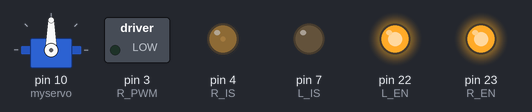
A sketch run on a simulated Arduino Mega 2560, built with avr-gcc and run on an emulated ATmega2560. Shown: servo, switched loads named in the sketch (green lamp = pin HIGH), output pins drawn as LEDs (lit = HIGH).

Above: at 0.1 s.
At 10.1 s:
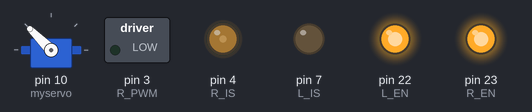
At 21.1 s:
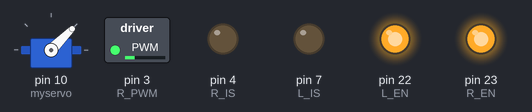
At 23.1 s:
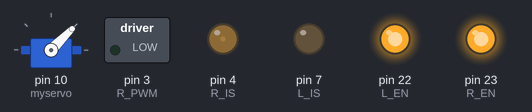
At 34.1 s:
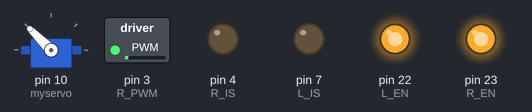
Timing chart, 0 to 40.0 s (numbered marks = the images above):
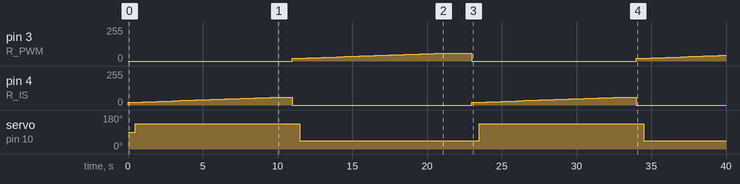

Measured:
- by itself, pin 4 (R_IS): ramps from 0/255 to 60/255 and jumps back, once every 23.0 s
- by itself, servo on pin 10 (myservo): alternates 135° for 11.0 s and 45° for 12.0 s
- by itself, pin 3 (R_PWM): 0/255 → 20/255 at 11.0 s, → 22/255 0.50 s later, → 24/255 0.50 s later, → 26/255 0.50 s later, … (34 changes in this stretch)

The sketch:

BTS7960.ino
```cpp
//This Arduino code is developed by I Lab
//Hit the SUBSCRIBE button for following our tutorial on arduino.
//You Tube Channel ID: https://www.youtube.com/c/IngenieroLab?sub_confirmation=1.
//Follow our facebook page: https://www.facebook.com/ingenierorobotico

//BTS7960 motor driver sketch
#include <Servo.h>
Servo myservo;

int R_IS = 4;
int R_EN = 23;
int R_PWM = 3;
int L_IS = 7;
int L_EN = 22;
int L_PWM = 4;

void setup() {
  // put your setup code here, to run once:
 pinMode(R_IS, OUTPUT);
 pinMode(R_EN, OUTPUT);
 pinMode(R_PWM, OUTPUT);
 pinMode(L_IS, OUTPUT);
 pinMode(L_EN, OUTPUT);
 pinMode(L_PWM, OUTPUT);
 digitalWrite(R_IS, LOW);
 digitalWrite(L_IS, LOW);
 digitalWrite(R_EN, HIGH);
 digitalWrite(L_EN, HIGH);
  myservo.attach(10);

}

void loop() {
  // put your main code here, to run repeatedly:
  int i;
  for(i = 20; i <= 60; i= i+2){ //clockwise rotation
   analogWrite(R_PWM, 0);
   analogWrite(L_PWM, i);
   delay(500);
    myservo.write(135);
  }
  delay(500);
  for(i = 20; i <= 60; i= i+2){ //counter clockwise rotation
   analogWrite(R_PWM, i);
   analogWrite(L_PWM, 0);
   delay(500);
    myservo.write(45);
  }
  delay(1500);


}
```
